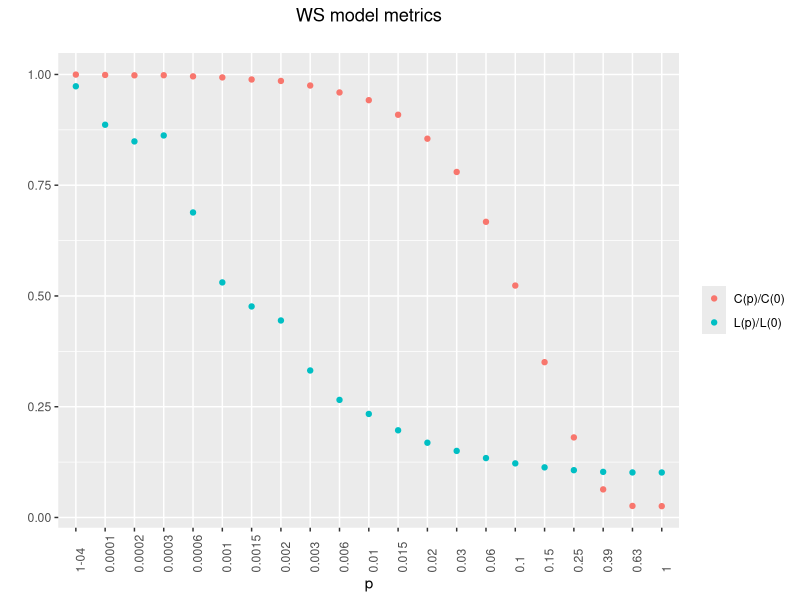
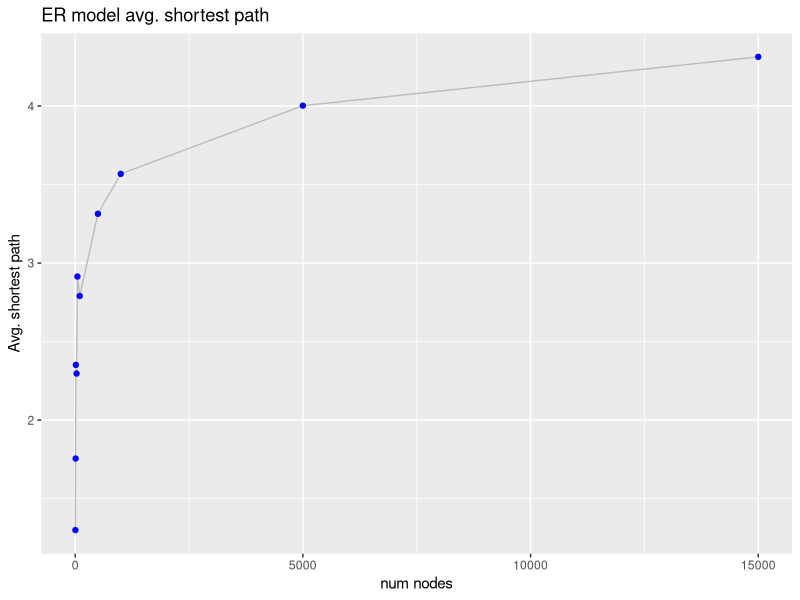

These charts were generated, in order, by the following R code:

# Load and install necessary packages
requiredPackages <- c("igraph", "ggplot2")

for (pac in requiredPackages) {
    if(!require(pac,  character.only=TRUE)){
        install.packages(pac, repos="http://cran.rstudio.com")
        library(pac,  character.only=TRUE)
    } 
}
rm(pac)
rm(requiredPackages)

##################################
# 1./
# 
# Function to create random WS graphs and plot transitivity and diameter
ws_generator <- function(dim, S, nie){
  
  # WS base numbers to normalize 
  L_base <- average.path.length(watts.strogatz.game(dim, S, nie, 0))
  C_base <- transitivity(watts.strogatz.game(dim, S, nie, 0))
    
  x <- 10^(seq(log10(.0001),0,.2))
  iters <- length(x)
  L <- numeric(iters)
  C <- numeric(iters)
  
  # Loop over each p-value
  for(i in 1:iters){
    average_L <- 0
    average_C <- 0
    # Generate 100 random graphs 
    for(j in 1:10){
      ws <- watts.strogatz.game(dim,S,nie,x[i])
      average_L <- average_L + average.path.length(ws)
      average_C <- average_C + transitivity(ws)
    }
    L[i] <- (average_L/10)/L_base
    C[i] <- (average_C/10)/C_base
  }
  
  # Prepare data for plotting
  ws_graph = data.frame(p = as.factor(x), L, C)
  
  # Plot the data
  ggplot(ws_graph, aes(x=p, y=C)) +
      geom_point(aes(x=p,y=C, colour="C(p)/C(0)")) +
      geom_point(aes(x=p,y=L, colour = "L(p)/L(0)")) +
      labs(title = "WS model metrics\n", x = "p", y = "", color = "\n") +
      theme(axis.text.x=element_text(angle = 90, hjust = 0)) +
      scale_x_discrete(labels = abbreviate) +
      theme(plot.title = element_text(hjust = 0.5))
  
}

# Parameters
dim = 1
S = 500
nie = 4

ws_generator(dim, S, nie)



##################################
# 2./
# 
# Function to create ER graphs and plot average shortest path
er_generator <- function(){
  
  iters = c(5,10,15,30,50,100,500,1000 , 5000, 15000)
  path <- c()
  
  for(i in iters){
      n = i # Number of vertices of graph
      e = 0.02
      p = (1/n) + ((1+e)*log(n))/n # min probability of edge between two arbitrary edges
      er <- erdos.renyi.game(n,p)
      path <- append(path, average.path.length(er))
  }
  
  # One possible result, since it takes a while to compute...:
  # 1.250000 2.428571 2.256410 2.554023 3.126773 3.074624 3.591359 3.764517 4.165344 4.465225
  
  
  # Prepare data for plotting
  er_graph = data.frame(N = iters, Path = path)
  
  # # Plot the data
   ggplot(er_graph, aes(x=N, y=Path, group = 1)) +
      geom_line(colour = "Gray", show.legend=F) +
      geom_point(colour = "Blue", show.legend=F) + 
      labs(title = "ER model avg. shortest path", x = "num nodes", y = "Avg. shortest path")

}

er_generator()








